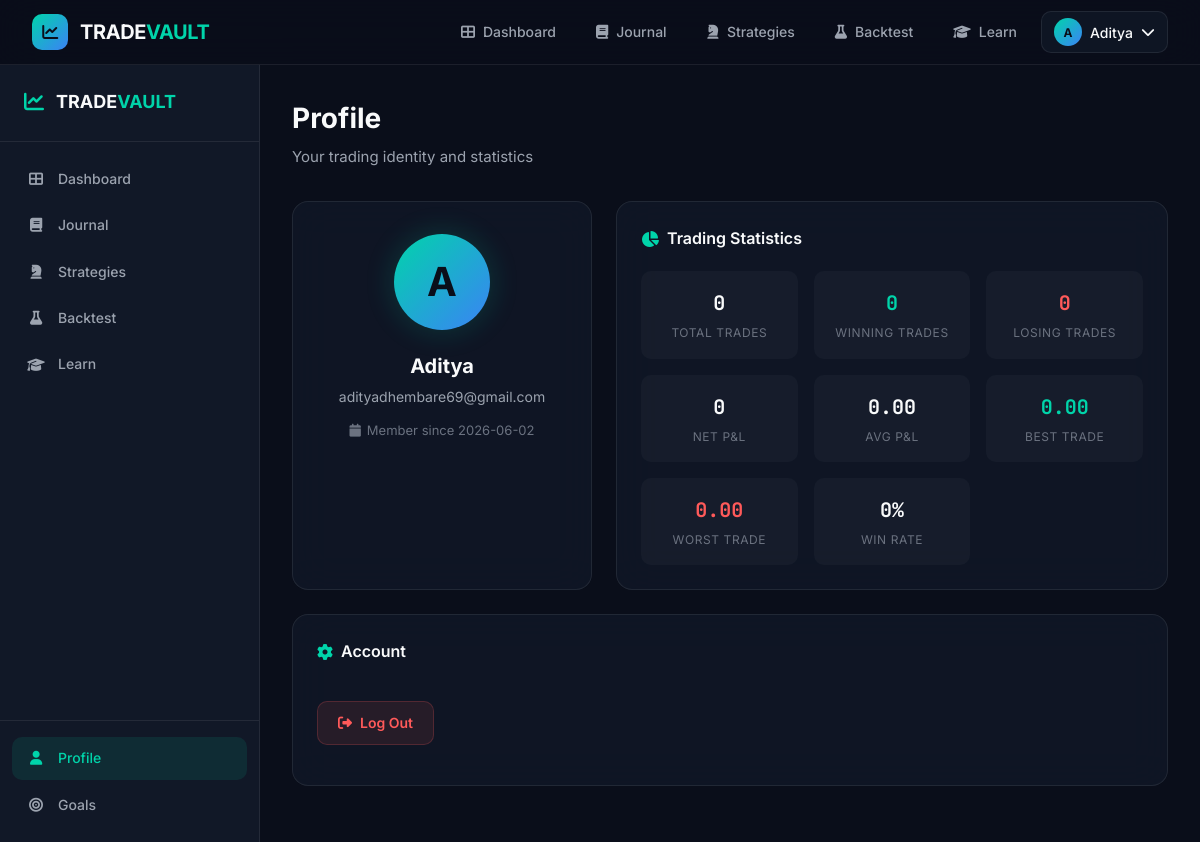
Screenshot of /profile (signed in) with the database file from the repository.
### tables this page shows
CREATE TABLE users (
    id INTEGER PRIMARY KEY AUTOINCREMENT,
    username TEXT UNIQUE NOT NULL,
    email TEXT UNIQUE NOT NULL,
    password_hash TEXT NOT NULL,
    created_at TIMESTAMP DEFAULT CURRENT_TIMESTAMP
);

### app.py (the view)
@app.route('/profile')
@login_required
def profile():
    user_id = current_user.id
    trade_stats = query_db('''
        SELECT
            COUNT(*) as total,
            SUM(CASE WHEN pnl > 0 THEN 1 ELSE 0 END) as wins,
            SUM(CASE WHEN pnl < 0 THEN 1 ELSE 0 END) as losses,
            SUM(pnl) as net_pnl,
            AVG(pnl) as avg_pnl,
            MAX(pnl) as best_trade,
            MIN(pnl) as worst_trade
        FROM trades WHERE user_id = ?
    ''', [user_id], one=True)
    return render_template('profile.html', stats=trade_stats)

### app.py (called while the page is built)
def get_db():
    if 'db' not in g:
        g.db = sqlite3.connect(app.config['DATABASE'])
        g.db.row_factory = sqlite3.Row  # Enables dict-like access to rows
    return g.db

def query_db(query, args=(), one=False):
    cur = get_db().execute(query, args)
    rv = cur.fetchall()
    cur.close()
    return (rv[0] if rv else None) if one else rv

@login_manager.user_loader
def load_user(user_id):
    row = query_db('SELECT * FROM users WHERE id = ?', [user_id], one=True)
    if row:
        return User(row['id'], row['username'], row['email'], row['created_at'])
    return None

@app.context_processor
def inject_globals():
    return {
        'current_year': datetime.now().year,
        'app_name': 'TRADEVAULT AI'
    }

### templates/profile.html (shortened to what this page needs)
{% extends 'base.html' %}
{% block content %}
<div class="app-container">
    <aside class="sidebar">
        <div class="sidebar-brand">
            <i class="fas fa-chart-line"></i>
            <span>TRADE<span class="brand-accent">VAULT</span></span>
        </div>
        <nav class="sidebar-nav">
            <a href="{{ url_for('dashboard') }}" class="sidebar-link">
                <i class="fas fa-th-large"></i><span>Dashboard</span>
            </a>
            <a href="{{ url_for('journal') }}" class="sidebar-link">
                <i class="fas fa-book"></i><span>Journal</span>
            </a>
            <a href="{{ url_for('strategies') }}" class="sidebar-link">
                <i class="fas fa-chess-knight"></i><span>Strategies</span>
            </a>
            <a href="{{ url_for('backtest') }}" class="sidebar-link">
                <i class="fas fa-flask"></i><span>Backtest</span>
            </a>
            <a href="{{ url_for('learn') }}" class="sidebar-link">
                <i class="fas fa-graduation-cap"></i><span>Learn</span>
            </a>
        </nav>
        <div class="sidebar-footer">
            <a href="{{ url_for('profile') }}" class="sidebar-link active">
                <i class="fas fa-user"></i><span>Profile</span>
            </a>
            <a href="{{ url_for('goals') }}" class="sidebar-link">
                <i class="fas fa-bullseye"></i><span>Goals</span>
            </a>
        </div>
    </aside>
    <div class="main-content">
        <header class="page-header">
            <div>
                <h1 class="page-title">Profile</h1>
                <p class="page-subtitle">Your trading identity and statistics</p>
            </div>
        </header>
        <div class="profile-grid">
            <div class="dashboard-card profile-card">
                <div class="profile-avatar-large">
                    {{ current_user.username[0].upper() }}
                </div>
                <div class="profile-info">
                    <h2 class="profile-name">{{ current_user.username }}</h2>
                    <p class="profile-email">{{ current_user.email }}</p>
                    <p class="profile-date">
                        <i class="fas fa-calendar"></i> Member since {{ current_user.created_at[:10] }}
                    </p>
                </div>
            </div>
            <div class="dashboard-card">
                <div class="card-header">
                    <h3 class="card-title"><i class="fas fa-chart-pie"></i> Trading Statistics</h3>
                </div>
                <div class="profile-stats-grid">
                    <div class="profile-stat">
                        <div class="profile-stat-value">{{ stats.total or 0 }}</div>
                        <div class="profile-stat-label">Total Trades</div>
                    </div>
                    <div class="profile-stat">
                        <div class="profile-stat-value text-green">{{ stats.wins or 0 }}</div>
                        <div class="profile-stat-label">Winning Trades</div>
                    </div>
                    <div class="profile-stat">
                        <div class="profile-stat-value text-red">{{ stats.losses or 0 }}</div>
                        <div class="profile-stat-label">Losing Trades</div>
                    </div>
                    <div class="profile-stat">
                        <div class="profile-stat-value {% if stats.net_pnl and stats.net_pnl > 0 %}text-green{% elif stats.net_pnl and stats.net_pnl < 0 %}text-red{% endif %}">
                            {% if stats.net_pnl %}{% if stats.net_pnl > 0 %}+{% endif %}{{ "%.2f"|format(stats.net_pnl) }}{% else %}0{% endif %}
                        </div>
                        <div class="profile-stat-label">Net P&L</div>
                    </div>
                    <div class="profile-stat">
                        <div class="profile-stat-value">{{ "%.2f"|format(stats.avg_pnl) if stats.avg_pnl else '0.00' }}</div>
                        <div class="profile-stat-label">Avg P&L</div>
                    </div>
                    <div class="profile-stat">
                        <div class="profile-stat-value text-green">{{ "%.2f"|format(stats.best_trade) if stats.best_trade else '0.00' }}</div>
                        <div class="profile-stat-label">Best Trade</div>
                    </div>
                    <div class="profile-stat">
                        <div class="profile-stat-value text-red">{{ "%.2f"|format(stats.worst_trade) if stats.worst_trade else '0.00' }}</div>
                        <div class="profile-stat-label">Worst Trade</div>
                    </div>
                    <div class="profile-stat">
                        <div class="profile-stat-value">
                            {% if stats.total and stats.total > 0 %}
                            {{ "%.1f"|format((stats.wins or 0) / stats.total * 100) }}%
                            {% else %}0%{% endif %}
                        </div>
                        <div class="profile-stat-label">Win Rate</div>
                    </div>
                </div>
            </div>
        </div>
        <div class="dashboard-card">
            <div class="card-header">
                <h3 class="card-title"><i class="fas fa-cog"></i> Account</h3>
            </div>
            <div class="account-actions">
                <a href="{{ url_for('logout') }}" class="btn btn-danger">
                    <i class="fas fa-sign-out-alt"></i> Log Out
                </a>
            </div>
        </div>
    </div>
</div>
{% endblock %}

### templates/base.html (shortened to what this page needs)
<!DOCTYPE html>
<html lang="en">
<head>
    <link rel="stylesheet" href="{{ url_for('static', filename='css/style.css') }}">
    <link rel="stylesheet" href="https://cdnjs.cloudflare.com/ajax/libs/font-awesome/6.5.1/css/all.min.css">
</head>
<body class="dark-theme">
    <nav class="navbar">
        <div class="nav-container">
            <a href="{{ url_for('index') }}" class="nav-brand">
                <div class="brand-icon">
                    <i class="fas fa-chart-line"></i>
                </div>
                <span class="brand-text">TRADE<span class="brand-accent">VAULT</span></span>
            </a>
            <div class="nav-links">
                {% if current_user.is_authenticated %}
                    <a href="{{ url_for('dashboard') }}" class="nav-link {% if request.endpoint == 'dashboard' %}active{% endif %}">
                        <i class="fas fa-th-large"></i> Dashboard
                    </a>
                    <a href="{{ url_for('journal') }}" class="nav-link {% if request.endpoint == 'journal' %}active{% endif %}">
                        <i class="fas fa-book"></i> Journal
                    </a>
                    <a href="{{ url_for('strategies') }}" class="nav-link {% if request.endpoint == 'strategies' %}active{% endif %}">
                        <i class="fas fa-chess-knight"></i> Strategies
                    </a>
                    <a href="{{ url_for('backtest') }}" class="nav-link {% if request.endpoint == 'backtest' %}active{% endif %}">
                        <i class="fas fa-flask"></i> Backtest
                    </a>
                    <a href="{{ url_for('learn') }}" class="nav-link {% if request.endpoint == 'learn' %}active{% endif %}">
                        <i class="fas fa-graduation-cap"></i> Learn
                    </a>
                    <div class="nav-dropdown">
                        <button class="nav-user-btn">
                            <div class="user-avatar">{{ current_user.username[0].upper() }}</div>
                            <span>{{ current_user.username }}</span>
                            <i class="fas fa-chevron-down"></i>
                        </button>
                    </div>
                {% else %}
                    <a href="{{ url_for('login') }}" class="nav-link">Sign In</a>
                    <a href="{{ url_for('signup') }}" class="btn btn-primary btn-sm">Get Started</a>
                {% endif %}
            </div>
        </div>
    </nav>
    <main class="{% if request.endpoint == 'index' %}landing-page{% else %}app-page{% endif %}">
        {% block content %}{% endblock %}
    </main>
</body>
</html>

### rows the page displays
users: username "A", username "Aditya", email "adityadhembare69@gmail.com", created_at "2026-06-02"

### other values shown
{{ stats.total or 0 }} "0"
{{ stats.wins or 0 }} "0"
{{ stats.losses or 0 }} "0"
{{ "%.2f"|format(stats.avg_pnl) if stats.avg_pnl else '0.00' }} "0.00"
{{ "%.2f"|format(stats.best_trade) if stats.best_trade else '0.00' }} "0.00"
{{ "%.2f"|format(stats.worst_trade) if stats.worst_trade else '0.00' }} "0.00"
